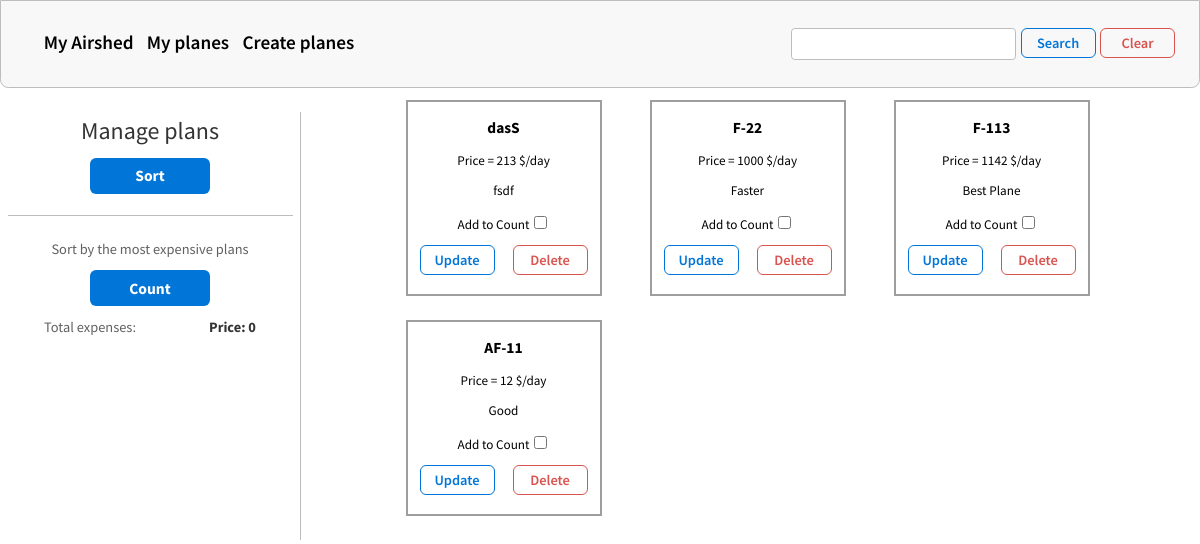
Before: / with the older database file.
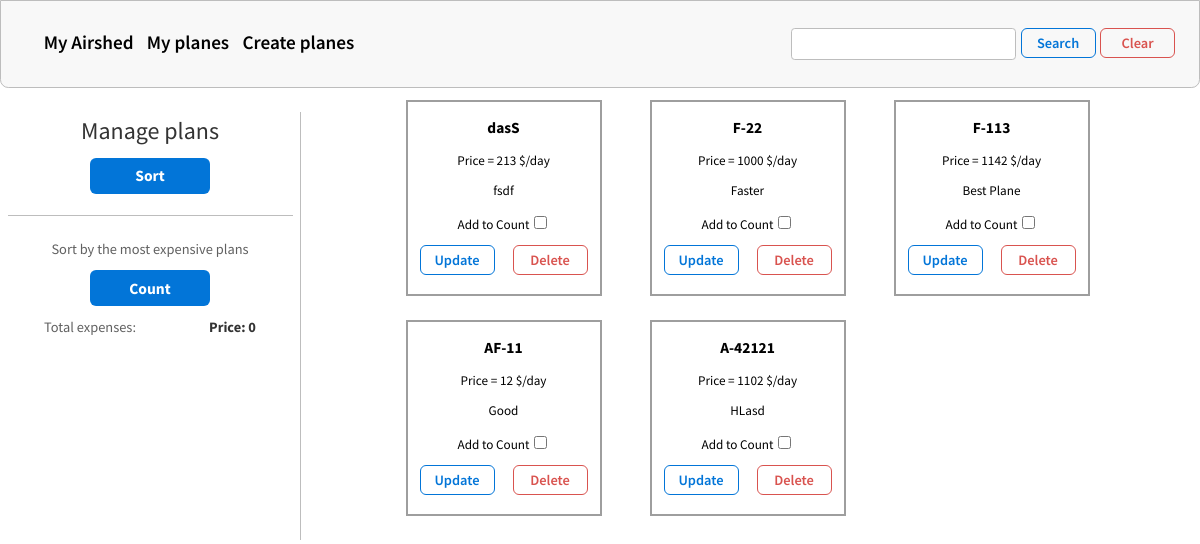
After: the same page with the newer database file.
### hero/models.py (models this page shows, shortened)
class Plane(models.Model):
    text = models.CharField('Text', max_length=100)
    description = models.CharField('Description', max_length=100)
    price = models.IntegerField('Price')
    is_selected = models.BooleanField(default=False)
    types = [(1, "Business"), (2, "Medium"), (3, "Econome")]
    type_plane = models.IntegerField(choices=types)

### hero/views.py (the view, shortened to what this page needs)
# urls.py: path('', views.index)
def index(requests):
    sum = 0
    create = Plane.objects.all()
    if requests.method == "GET":
        if requests.GET.get('clear', '') != '':
            return redirect('/')
    myFilter = SearchFilter(requests.GET, queryset=create)
    create = myFilter.qs
    form = PlaneForm
    data = {
        'form': form,
        'count': sum,
        'create': create,
        'filter': myFilter
    }
    return render(requests, "hero/index.html", data)

### hero/templates/hero/index.html (shortened to what this page needs)
{% load static %}
<!DOCTYPE html>
<html lang="en">
<head>
    <link rel="stylesheet" href="{% static 'hero/css/style.css' %}">
</head>
<body>
    <form method="GET">
        <header>
            <div class="menu">
                <nav>
                    <ul class="menu_airshed">
                        <li><a href="/">My Airshed</a></li>
                        <li><a href="/">My planes</a></li>
                        <li><a href="/create">Create planes</a></li>
                    </ul>
                </nav>
                <div class="menu_buttons">
                    <div class="searchFilter">
                        {{ filter.form }}
                    </div>
                    <button class="button_search" type="submit">Search</button>
                    <button name='clear' value='1' class="button_clear">Clear</button>
                </div>
            </div>
        </header>
    </form>
    <form method="POST">
    <section class="content">
        <div class="manage">
            <div class="top">
                <div style="font-weight: 400; color: #333333; margin-top: 0.2vw; font-size: 2vw;">Manage plans</div>
                <div class="sort">
                   <a href='/sort'><button name='sort' value="1" class="sort_button">Sort</button></a>
                </div>
            </div>
            <div class="low">
                <div style="font-size: 1.2vw; color: #616161;">Sort by the most expensive plans</div>
                    <fieldset id="personalInfo" style="margin: 0; padding: 0; border: none;">
                        <button name='count' value="1" type="submit">Count</button>
                    </fieldset>
                <div class="price">
                        <div style="color: #616161; font-size: 1.2vw;">Total expenses:</div>
                        <div style="color: #333333; font-size: 1.2vw; font-weight: 700;">Price: {{ count }}</div>
                </div>
            </div>
        </div>
        <div class="content_data" id="content_data" style="width: 61.5vw; text-align: center; padding-top: 1vw; justify-content: space-between; margin-left: auto; margin-right: auto;">
            {% for el in create %}
                <div class="data">
                    <a href="/{{ el.id }}"><h3>{{el.text}}</h3></a>
                    <p>Price = {{el.price}} $/day</p>
                    <p>{{el.description}}</p>
                    <div style="padding-bottom: 1vw;">
                        <fieldset id="addressInfo" style="margin: 0; padding: 0; border: none;">
                                <label>Add to Count<input type="checkbox" name="{{el.id}}" value="1"></label>
                        </fieldset>
                    </div>
                    <div class="menu_buttons" style="width: 14vw; margin-right: auto;">
                        <a href="/{{ el.id }}/update"><button name='update' value='/{{ el.id }}/update' class="button_search">Update</button></a>
                        <a href="/{{ el.id }}/delete"><button name='delete' value='/{{ el.id }}/delete' class="button_clear">Delete</button></a>
                    </div>
                </div>
            {% endfor %}
        </div>
    </section>
    </form>
    </body>
</html>

Changed rows visible on the page:
added Plane: text "A-42121", price "1102", description "HLasd"
